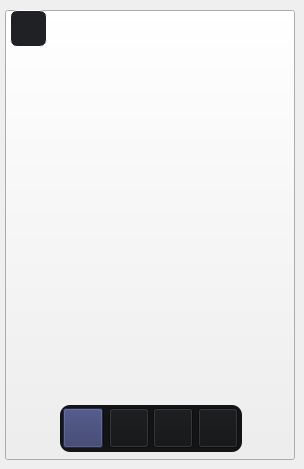
           <widget class="QWidget" name="page_foto">
            <widget class="QPushButton" name="image">
             <property name="geometry">
              <rect>
               <x>5</x>
               <y>10</y>
               <width>290</width>
               <height>450</height>
              </rect>
             </property>
             <property name="text">
              <string/>
             </property>
             <property name="icon">
              <iconset>
               <normaloff>../../../images/svg_icons/icon_gallery.svg</normaloff>../../../images/svg_icons/icon_gallery.svg</iconset>
             </property>
             <property name="iconSize">
              <size>
               <width>25</width>
               <height>25</height>
              </size>
             </property>
            </widget>
            <widget class="QPushButton" name="icon_img">
             <property name="geometry">
              <rect>
               <x>10</x>
               <y>10</y>
               <width>37</width>
               <height>37</height>
              </rect>
             </property>
             <property name="minimumSize">
              <size>
               <width>37</width>
               <height>37</height>
              </size>
             </property>
             <property name="maximumSize">
              <size>
               <width>37</width>
               <height>37</height>
              </size>
             </property>
             <property name="styleSheet">
              <string notr="true">background-color: rgb(32, 33, 37);
border-radius:7px;
color: #ffffff;
border: 1px solid rgb(255, 255, 255)</string>
             </property>
             <property name="text">
              <string/>
             </property>
             <property name="icon">
              <iconset>
               <normaloff>../../../images/svg_icons/icon_gallery.svg</normaloff>../../../images/svg_icons/icon_gallery.svg</iconset>
             </property>
             <property name="iconSize">
              <size>
               <width>18</width>
               <height>18</height>
              </size>
             </property>
            </widget>
            <widget class="QFrame" name="frame_segmented_nav">
             <property name="geometry">
              <rect>
               <x>60</x>
               <y>405</y>
               <width>182</width>
               <height>47</height>
              </rect>
             </property>
             <property name="minimumSize">
              <size>
               <width>100</width>
               <height>30</height>
              </size>
             </property>
             <property name="maximumSize">
              <size>
               <width>1234578</width>
               <height>16777215</height>
              </size>
             </property>
             <property name="styleSheet">
              <string notr="true">QFrame{background-color: rgb(19, 20, 22); border-radius: 10px}
QPushButton{
background-color: rgb(19, 20, 22);
color: rgb(233, 234, 236);}

QPushButton:hover{background-color: rgb(39, 40, 45);}

QPushButton:pressed{background-color: rgb(35, 36, 41);}</string>
             </property>
             <property name="frameShape">
              <enum>QFrame::StyledPanel</enum>
             </property>
             <property name="frameShadow">
              <enum>QFrame::Raised</enum>
             </property>
             <layout class="QHBoxLayout" name="horizontalLayout_3">
              <property name="spacing">
               <number>5</number>
              </property>
              <property name="leftMargin">
               <number>4</number>
              </property>
              <property name="topMargin">
               <number>0</number>
              </property>
              <property name="rightMargin">
               <number>5</number>
              </property>
              <property name="bottomMargin">
               <number>0</number>
              </property>
              <item>
               <widget class="QPushButton" name="btn_nav_camera">
                <property name="minimumSize">
                 <size>
                  <width>40</width>
                  <height>40</height>
                 </size>
                </property>
                <property name="maximumSize">
                 <size>
                  <width>40</width>
                  <height>40</height>
                 </size>
                </property>
                <property name="text">
                 <string/>
                </property>
                <property name="icon">
                 <iconset>
                  <normaloff>../../../images/svg_icons/icon_camera.svg</normaloff>../../../images/svg_icons/icon_camera.svg</iconset>
                </property>
                <property name="iconSize">
                 <size>
                  <width>27</width>
                  <height>27</height>
                 </size>
                </property>
               </widget>
              </item>
              <item>
               <widget class="QPushButton" name="btn_nav_key">
                <property name="minimumSize">
                 <size>
                  <width>40</width>
                  <height>40</height>
                 </size>
                </property>
                <property name="maximumSize">
                 <size>
                  <width>40</width>
                  <height>40</height>
                 </size>
                </property>
                <property name="text">
                 <string/>
                </property>
                <property name="icon">
                 <iconset>
                  <normaloff>../../../images/svg_icons/icon_key.svg</normaloff>../../../images/svg_icons/icon_key.svg</iconset>
                </property>
                <property name="iconSize">
                 <size>
                  <width>27</width>
                  <height>27</height>
                 </size>
                </property>
               </widget>
              </item>
              <item>
               <widget class="QPushButton" name="btn_nav_edit">
                <property name="minimumSize">
                 <size>
                  <width>40</width>
                  <height>40</height>
                 </size>
                </property>
                <property name="maximumSize">
                 <size>
                  <width>40</width>
                  <height>40</height>
                 </size>
                </property>
                <property name="text">
                 <string/>
                </property>
                <property name="icon">
                 <iconset>
                  <normaloff>../../../images/svg_icons/icon_edit_text.svg</normaloff>../../../images/svg_icons/icon_edit_text.svg</iconset>
                </property>
                <property name="iconSize">
                 <size>
                  <width>27</width>
                  <height>27</height>
                 </size>
                </property>
               </widget>
              </item>
              <item>
               <widget class="QPushButton" name="btn_nav_setting">
                <property name="minimumSize">
                 <size>
                  <width>40</width>
                  <height>40</height>
                 </size>
                </property>
                <property name="maximumSize">
                 <size>
                  <width>40</width>
                  <height>40</height>
                 </size>
                </property>
                <property name="text">
                 <string/>
                </property>
                <property name="icon">
                 <iconset>
                  <normaloff>../../../images/svg_icons/icon_setting.svg</normaloff>../../../images/svg_icons/icon_setting.svg</iconset>
                </property>
                <property name="iconSize">
                 <size>
                  <width>28</width>
                  <height>28</height>
                 </size>
                </property>
               </widget>
              </item>
             </layout>
            </widget>
            <widget class="QPushButton" name="btn_activate">
             <property name="geometry">
              <rect>
               <x>63</x>
               <y>408</y>
               <width>40</width>
               <height>40</height>
              </rect>
             </property>
             <property name="minimumSize">
              <size>
               <width>40</width>
               <height>40</height>
              </size>
             </property>
             <property name="maximumSize">
              <size>
               <width>40</width>
               <height>40</height>
              </size>
             </property>
             <property name="styleSheet">
              <string notr="true">QPushButton{
background-color: rgb(47, 54, 100);
color: rgb(233, 234, 236);}

QPushButton:hover{background-color: rgb(50, 57, 106);}

QPushButton:pressed{background-color: rgb(48, 55, 102);}
</string>
             </property>
             <property name="text">
              <string/>
             </property>
             <property name="icon">
              <iconset>
               <normaloff>../../../images/svg_icons/icon_camera.svg</normaloff>../../../images/svg_icons/icon_camera.svg</iconset>
             </property>
             <property name="iconSize">
              <size>
               <width>27</width>
               <height>27</height>
              </size>
             </property>
            </widget>
            <widget class="QSlider" name="horizontal_slider_resize">
             <property name="geometry">
              <rect>
               <x>75</x>
               <y>415</y>
               <width>152</width>
               <height>24</height>
              </rect>
             </property>
             <property name="maximum">
              <number>500</number>
             </property>
             <property name="value">
              <number>25</number>
             </property>
             <property name="orientation">
              <enum>Qt::Horizontal</enum>
             </property>
            </widget>
            <zorder>horizontal_slider_resize</zorder>
            <zorder>image</zorder>
            <zorder>icon_img</zorder>
            <zorder>frame_segmented_nav</zorder>
            <zorder>btn_activate</zorder>
           </widget>
